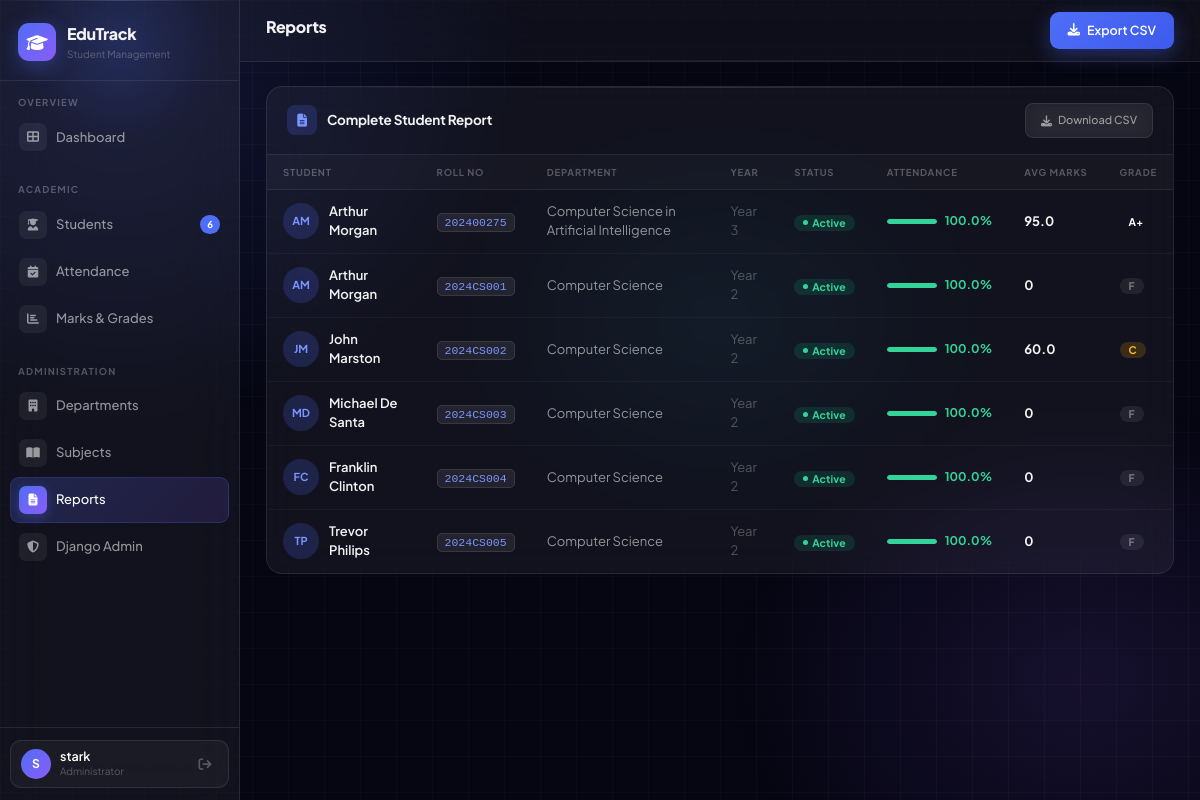
The app's page /reports/ (signed in) with its own data.
### students/models.py (models this page shows, shortened)
class Student(models.Model):
    GENDER_CHOICES = [('M', 'Male'), ('F', 'Female'), ('O', 'Other')]
    YEAR_CHOICES = [(1, 'Year 1'), (2, 'Year 2'), (3, 'Year 3'), (4, 'Year 4')]
    STATUS_CHOICES = [('active', 'Active'), ('inactive', 'Inactive'), ('graduated', 'Graduated')]
    roll_number = models.CharField(max_length=20, unique=True)
    first_name = models.CharField(max_length=50)
    last_name = models.CharField(max_length=50)
    email = models.EmailField(unique=True)
    phone = models.CharField(max_length=15, blank=True)
    gender = models.CharField(max_length=1, choices=GENDER_CHOICES, default='M')
    date_of_birth = models.DateField(null=True, blank=True)
    department = models.ForeignKey(Department, on_delete=models.SET_NULL, null=True, related_name='students')
    year = models.IntegerField(choices=YEAR_CHOICES, default=1)
    address = models.TextField(blank=True)
    photo = models.FileField(upload_to='students/', null=True, blank=True)
    status = models.CharField(max_length=10, choices=STATUS_CHOICES, default='active')
    admission_date = models.DateField(auto_now_add=True)
    created_at = models.DateTimeField(auto_now_add=True)
    updated_at = models.DateTimeField(auto_now=True)
    def get_full_name(self):
        return f"{self.first_name} {self.last_name}"
    def get_attendance_percentage(self):
        total = self.attendances.count()
        if total == 0:
            return 0
        present = self.attendances.filter(status='present').count()
        return round((present / total) * 100, 1)
    def get_average_marks(self):
        marks = self.marks.all()
        if not marks.exists():
            return 0
        total = sum(m.marks_obtained for m in marks)
        return round(total / marks.count(), 1)
    def get_grade(self):
        avg = self.get_average_marks()
        if avg >= 85: return 'A+'
        elif avg >= 75: return 'A'
        elif avg >= 65: return 'B'
        elif avg >= 55: return 'C'
        elif avg >= 40: return 'D'
        else: return 'F'
    class Meta:
        ordering = ['roll_number']

class Department(models.Model):
    name = models.CharField(max_length=100, unique=True)
    code = models.CharField(max_length=10, unique=True)
    description = models.TextField(blank=True)
    created_at = models.DateTimeField(auto_now_add=True)
    class Meta:
        ordering = ['name']

### students/views.py (the view)
# urls.py: path('reports/', views.reports, name='reports'),
@login_required
def reports(request):
    students = Student.objects.select_related('department').all()
    report_data = []
    for s in students:
        report_data.append({
            'student': s,
            'att_pct': s.get_attendance_percentage(),
            'avg_marks': s.get_average_marks(),
            'grade': s.get_grade(),
        })
    context = {'report_data': report_data}
    return render(request, 'students/reports.html', context)

### students/context_processors.py (called while the page is built)
def global_context(request):
    return {
        'total_students_count': Student.objects.count()
    }

### students/templates/students/reports.html (shortened to what this page needs)
{% extends 'base.html' %}
{% block page_title %}Reports{% endblock %}
{% block topbar_actions %}
<a href="{% url 'export_csv' %}" class="btn-primary-glow"><i class="fas fa-download"></i> Export CSV</a>
{% endblock %}
{% block content %}
<div class="glass-card">
  <div class="card-head">
    <div class="card-head-ico" style="background:rgba(79,110,247,0.2);color:#7b94ff"><i class="fas fa-file-alt"></i></div>
    <span class="card-head-title">Complete Student Report</span>
    <a href="{% url 'export_csv' %}" class="btn-glass ms-auto" style="font-size:11px"><i class="fas fa-download"></i> Download CSV</a>
  </div>
  <div style="overflow-x:auto">
    <table class="glass-table">
      <thead>
        <tr><th>Student</th><th>Roll No</th><th>Department</th><th>Year</th><th>Status</th><th>Attendance</th><th>Avg Marks</th><th>Grade</th></tr>
      </thead>
      <tbody>
        {% for item in report_data %}
        <tr>
          <td>
            <div style="display:flex;align-items:center;gap:10px">
              <div class="avatar" style="background:rgba(79,110,247,0.2);color:#7b94ff;font-size:11px">
                {{ item.student.first_name|first }}{{ item.student.last_name|first }}
              </div>
              <a href="{% url 'student_detail' item.student.pk %}" style="font-weight:600;color:var(--text-primary);text-decoration:none;font-size:13px">
                {{ item.student.get_full_name }}
              </a>
            </div>
          </td>
          <td><code>{{ item.student.roll_number }}</code></td>
          <td>{{ item.student.department.name|default:"—" }}</td>
          <td style="color:var(--text-muted)">Year {{ item.student.year }}</td>
          <td><span class="badge badge-{{ item.student.status }}">{{ item.student.get_status_display }}</span></td>
          <td>
            <div style="display:flex;align-items:center;gap:8px">
              <div style="flex:1;background:rgba(255,255,255,0.07);border-radius:20px;height:5px;min-width:50px;overflow:hidden">
                <div style="width:{{ item.att_pct }}%;height:100%;background:{% if item.att_pct >= 75 %}#34d399{% elif item.att_pct >= 50 %}#fbbf24{% else %}#f87171{% endif %};border-radius:20px"></div>
              </div>
              <span style="font-size:12px;font-weight:700;min-width:32px;color:{% if item.att_pct >= 75 %}#34d399{% elif item.att_pct >= 50 %}#fbbf24{% else %}#f87171{% endif %}">{{ item.att_pct }}%</span>
            </div>
          </td>
          <td style="font-weight:700;color:var(--text-primary)">{{ item.avg_marks }}</td>
          <td><span class="badge badge-{{ item.grade }}">{{ item.grade }}</span></td>
        </tr>
        {% endfor %}
      </tbody>
    </table>
  </div>
</div>
{% endblock %}

### templates/base.html (shortened to what this page needs)
<!DOCTYPE html>
<html lang="en">
<head>
<link href="https://cdn.jsdelivr.net/npm/bootstrap@5.3.2/dist/css/bootstrap.min.css" rel="stylesheet">
<link href="https://cdnjs.cloudflare.com/ajax/libs/font-awesome/6.4.0/css/all.min.css" rel="stylesheet">
</head>
<body>
{% if user.is_authenticated %}
<div id="app">
  <aside class="sidebar">
    <div class="sidebar-header">
      <a href="{% url 'dashboard' %}" class="sidebar-logo">
        <div class="logo-mark"><i class="fas fa-graduation-cap"></i></div>
        <div>
          <div class="logo-name">EduTrack</div>
          <div class="logo-sub">Student Management</div>
        </div>
      </a>
    </div>
    <nav class="sidebar-nav">
      <div class="nav-section">
        <div class="nav-section-label">Overview</div>
        <a href="{% url 'dashboard' %}" class="nav-link {% if request.resolver_match.url_name == 'dashboard' %}active{% endif %}">
          <div class="nav-ico"><i class="fas fa-th-large"></i></div>
          Dashboard
        </a>
      </div>
      <div class="nav-section">
        <div class="nav-section-label">Academic</div>
        <a href="{% url 'student_list' %}" class="nav-link {% if 'student' in request.resolver_match.url_name %}active{% endif %}">
          <div class="nav-ico"><i class="fas fa-user-graduate"></i></div>
          Students
          <span class="nav-badge">{{ total_students_count }}</span>
        </a>
        <a href="{% url 'attendance_list' %}" class="nav-link {% if request.resolver_match.url_name == 'attendance_list' %}active{% endif %}">
          <div class="nav-ico"><i class="fas fa-calendar-check"></i></div>
          Attendance
        </a>
        <a href="{% url 'marks_list' %}" class="nav-link {% if request.resolver_match.url_name == 'marks_list' %}active{% endif %}">
          <div class="nav-ico"><i class="fas fa-chart-bar"></i></div>
          Marks & Grades
        </a>
      </div>
      <div class="nav-section">
        <div class="nav-section-label">Administration</div>
        <a href="{% url 'department_list' %}" class="nav-link {% if request.resolver_match.url_name == 'department_list' %}active{% endif %}">
          <div class="nav-ico"><i class="fas fa-building"></i></div>
          Departments
        </a>
        <a href="{% url 'subject_list' %}" class="nav-link {% if request.resolver_match.url_name == 'subject_list' %}active{% endif %}">
          <div class="nav-ico"><i class="fas fa-book-open"></i></div>
          Subjects
        </a>
        <a href="{% url 'reports' %}" class="nav-link {% if request.resolver_match.url_name == 'reports' %}active{% endif %}">
          <div class="nav-ico"><i class="fas fa-file-alt"></i></div>
          Reports
        </a>
        <a href="/admin/" class="nav-link" target="_blank">
          <div class="nav-ico"><i class="fas fa-shield-alt"></i></div>
          Django Admin
        </a>
      </div>
    </nav>
    <div class="sidebar-footer">
      <div class="user-tile">
        <div class="user-av">{{ user.username|first|upper }}</div>
        <div>
          <div class="user-name">{{ user.get_full_name|default:user.username }}</div>
          <div class="user-role">Administrator</div>
        </div>
        <a href="{% url 'logout' %}" class="logout-link" title="Sign out">
          <i class="fas fa-arrow-right-from-bracket"></i>
        </a>
      </div>
    </div>
  </aside>
  <div class="main-content">
    <header class="topbar">
      <h1 class="topbar-title">{% block page_title %}{% endblock %}</h1>
      {% block topbar_actions %}{% endblock %}
    </header>
    <main class="page-body">
      {% block content %}{% endblock %}
    </main>
  </div>
</div>
{% else %}
{% block auth_content %}{% endblock %}
{% endif %}
</body>
</html>

### records on screen
Student: student.first_name|first "A", student.last_name|first "M", student.get_full_name "Arthur Morgan", student.roll_number "202400275", student.department.name "Computer Science in Artificial Intelligence", student.year "3", student.status "Active", att_pct "100.0", avg_marks "95.0", grade "A+"
Student: student.first_name|first "A", student.last_name|first "M", student.get_full_name "Arthur Morgan", student.roll_number "2024CS001", student.department.name "Computer Science", student.year "2", student.status "Active", att_pct "100.0", avg_marks "0", grade "F"
Student: student.first_name|first "J", student.last_name|first "M", student.get_full_name "John Marston", student.roll_number "2024CS002", student.department.name "Computer Science", student.year "2", student.status "Active", att_pct "100.0", avg_marks "60.0", grade "C"
Student: student.first_name|first "M", student.last_name|first "D", student.get_full_name "Michael De Santa", student.roll_number "2024CS003", student.department.name "Computer Science", student.year "2", student.status "Active", att_pct "100.0", avg_marks "0", grade "F"
Student: student.first_name|first "F", student.last_name|first "C", student.get_full_name "Franklin Clinton", student.roll_number "2024CS004", student.department.name "Computer Science", student.year "2", student.status "Active", att_pct "100.0", avg_marks "0", grade "F"
Student: student.first_name|first "T", student.last_name|first "P", student.get_full_name "Trevor Philips", student.roll_number "2024CS005", student.department.name "Computer Science", student.year "2", student.status "Active", att_pct "100.0", avg_marks "0", grade "F"

### other values on screen
{{ total_students_count }} "6"
{{ user.username|first|upper }} "S"
{{ user.get_full_name|default:user.username }} "stark"
